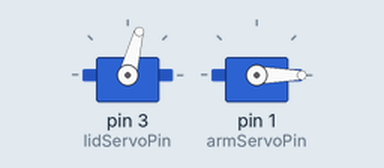
Bench run of a sketch on a simulated Arduino Uno, built with avr-gcc and run on an emulated ATmega328P. On the bench: 2 × servo.

Above: at 0.05 s.
Timing chart, 0 to 4.6 s (numbered marks = the images above):
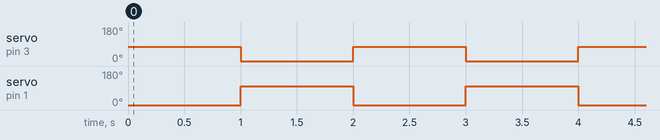

Measured:
- by itself, servo on pin 3 (lidServoPin): alternates 75° for 1.0 s and 0° for 1.0 s
- by itself, servo on pin 1 (armServoPin): alternates 100° for 1.0 s and 0° for 1.0 s

The sketch:

useless_robot_v1.ino
```cpp
#include <Servo.h>
int lidServoPin = 3;
int armServoPin = 1;
Servo lidServo;
Servo armServo;

void setup() {
  lidServo.attach(lidServoPin);
  armServo.attach(armServoPin);
}

void loop() {
  lidServo.write(75);
  armServo.write(0);
  delay(1000);
  lidServo.write(0);
  armServo.write(100);
  delay(1000);
}
```
